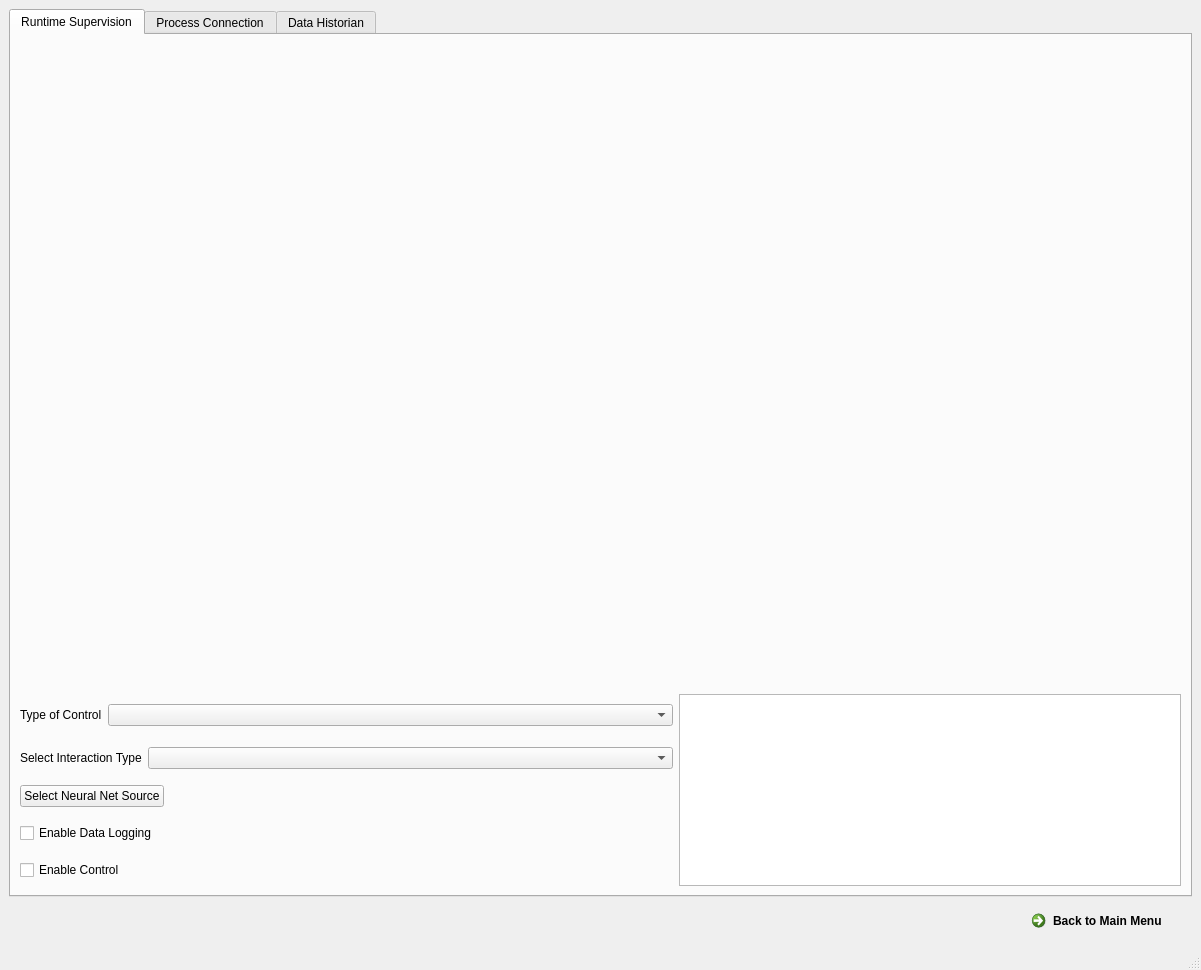
<?xml version="1.0" encoding="UTF-8"?>
<ui version="4.0">
 <class>runtime_Window</class>
 <widget class="QMainWindow" name="runtime_Window">
  <property name="geometry">
   <rect>
    <x>0</x>
    <y>0</y>
    <width>1201</width>
    <height>970</height>
   </rect>
  </property>
  <property name="windowTitle">
   <string>MainWindow</string>
  </property>
  <widget class="QWidget" name="centralwidget">
   <layout class="QGridLayout" name="gridLayout_7">
    <item row="0" column="0">
     <widget class="QTabWidget" name="tabWidget">
      <property name="currentIndex">
       <number>0</number>
      </property>
      <widget class="QWidget" name="supervisionTab">
       <attribute name="title">
        <string>Runtime Supervision</string>
       </attribute>
       <layout class="QVBoxLayout" name="verticalLayout_2">
        <item>
         <layout class="QGridLayout" name="gridLayout_4">
          <item row="2" column="0" colspan="2">
           <layout class="QHBoxLayout" name="horizontalLayout_2">
            <item>
             <widget class="QLabel" name="label_2">
              <property name="sizePolicy">
               <sizepolicy hsizetype="Maximum" vsizetype="Maximum">
                <horstretch>0</horstretch>
                <verstretch>0</verstretch>
               </sizepolicy>
              </property>
              <property name="text">
               <string>Select Interaction Type</string>
              </property>
             </widget>
            </item>
            <item>
             <widget class="QComboBox" name="interactionSelect">
              <property name="sizePolicy">
               <sizepolicy hsizetype="MinimumExpanding" vsizetype="Maximum">
                <horstretch>0</horstretch>
                <verstretch>0</verstretch>
               </sizepolicy>
              </property>
             </widget>
            </item>
           </layout>
          </item>
          <item row="1" column="0" colspan="2">
           <layout class="QHBoxLayout" name="horizontalLayout">
            <item>
             <widget class="QLabel" name="label">
              <property name="sizePolicy">
               <sizepolicy hsizetype="Maximum" vsizetype="Maximum">
                <horstretch>0</horstretch>
                <verstretch>0</verstretch>
               </sizepolicy>
              </property>
              <property name="text">
               <string>Type of Control</string>
              </property>
             </widget>
            </item>
            <item>
             <widget class="QComboBox" name="controlSelectComboBox"/>
            </item>
           </layout>
          </item>
          <item row="0" column="0" colspan="3">
           <widget class="QCustomPlot" name="supervisionPlotWidget" native="true">
            <property name="sizePolicy">
             <sizepolicy hsizetype="Expanding" vsizetype="Expanding">
              <horstretch>0</horstretch>
              <verstretch>0</verstretch>
             </sizepolicy>
            </property>
           </widget>
          </item>
          <item row="1" column="2" rowspan="5">
           <widget class="QTableWidget" name="graphTableWidget">
            <property name="sizePolicy">
             <sizepolicy hsizetype="Minimum" vsizetype="Fixed">
              <horstretch>0</horstretch>
              <verstretch>0</verstretch>
             </sizepolicy>
            </property>
           </widget>
          </item>
          <item row="3" column="0">
           <widget class="QPushButton" name="pushButton">
            <property name="sizePolicy">
             <sizepolicy hsizetype="Maximum" vsizetype="Maximum">
              <horstretch>0</horstretch>
              <verstretch>0</verstretch>
             </sizepolicy>
            </property>
            <property name="text">
             <string>Select Neural Net Source</string>
            </property>
           </widget>
          </item>
          <item row="4" column="0">
           <widget class="QCheckBox" name="dataLogChkBox">
            <property name="sizePolicy">
             <sizepolicy hsizetype="Maximum" vsizetype="Maximum">
              <horstretch>0</horstretch>
              <verstretch>0</verstretch>
             </sizepolicy>
            </property>
            <property name="text">
             <string>Enable Data Logging</string>
            </property>
           </widget>
          </item>
          <item row="5" column="0">
           <widget class="QCheckBox" name="checkBox">
            <property name="sizePolicy">
             <sizepolicy hsizetype="Maximum" vsizetype="Maximum">
              <horstretch>0</horstretch>
              <verstretch>0</verstretch>
             </sizepolicy>
            </property>
            <property name="text">
             <string>Enable Control</string>
            </property>
            <property name="checkable">
             <bool>false</bool>
            </property>
           </widget>
          </item>
         </layout>
        </item>
       </layout>
      </widget>
      <widget class="QWidget" name="connectionTab">
       <attribute name="title">
        <string>Process Connection</string>
       </attribute>
       <layout class="QGridLayout" name="gridLayout_3">
        <item row="1" column="0" colspan="4">
         <widget class="QTabWidget" name="connectionTab_2">
          <property name="sizePolicy">
           <sizepolicy hsizetype="Expanding" vsizetype="MinimumExpanding">
            <horstretch>0</horstretch>
            <verstretch>0</verstretch>
           </sizepolicy>
          </property>
          <property name="currentIndex">
           <number>0</number>
          </property>
          <widget class="QWidget" name="tab_1">
           <attribute name="title">
            <string>Modbus RTU</string>
           </attribute>
          </widget>
          <widget class="QWidget" name="tab_2">
           <attribute name="title">
            <string>Modbus TCP</string>
           </attribute>
           <layout class="QGridLayout" name="gridLayout">
            <item row="1" column="0" colspan="2">
             <widget class="QLineEdit" name="IPEdit0"/>
            </item>
            <item row="1" column="3">
             <widget class="QLineEdit" name="IPEdit1"/>
            </item>
            <item row="0" column="1" colspan="9">
             <spacer name="horizontalSpacer_2">
              <property name="orientation">
               <enum>Qt::Horizontal</enum>
              </property>
              <property name="sizeType">
               <enum>QSizePolicy::MinimumExpanding</enum>
              </property>
              <property name="sizeHint" stdset="0">
               <size>
                <width>40</width>
                <height>20</height>
               </size>
              </property>
             </spacer>
            </item>
            <item row="1" column="8">
             <spacer name="horizontalSpacer">
              <property name="orientation">
               <enum>Qt::Horizontal</enum>
              </property>
              <property name="sizeType">
               <enum>QSizePolicy::MinimumExpanding</enum>
              </property>
              <property name="sizeHint" stdset="0">
               <size>
                <width>37</width>
                <height>28</height>
               </size>
              </property>
             </spacer>
            </item>
            <item row="0" column="10">
             <widget class="QLabel" name="label_7">
              <property name="sizePolicy">
               <sizepolicy hsizetype="Maximum" vsizetype="Maximum">
                <horstretch>0</horstretch>
                <verstretch>0</verstretch>
               </sizepolicy>
              </property>
              <property name="text">
               <string>Port: </string>
              </property>
             </widget>
            </item>
            <item row="1" column="4">
             <widget class="QLabel" name="label_6">
              <property name="sizePolicy">
               <sizepolicy hsizetype="Maximum" vsizetype="Maximum">
                <horstretch>0</horstretch>
                <verstretch>0</verstretch>
               </sizepolicy>
              </property>
              <property name="text">
               <string>.</string>
              </property>
              <property name="alignment">
               <set>Qt::AlignCenter</set>
              </property>
             </widget>
            </item>
            <item row="0" column="0">
             <widget class="QLabel" name="label_5">
              <property name="text">
               <string>IP Address</string>
              </property>
             </widget>
            </item>
            <item row="1" column="7">
             <widget class="QLineEdit" name="IPEdit3"/>
            </item>
            <item row="1" column="5">
             <widget class="QLineEdit" name="IPEdit2"/>
            </item>
            <item row="1" column="2">
             <widget class="QLabel" name="label_3">
              <property name="sizePolicy">
               <sizepolicy hsizetype="Maximum" vsizetype="Maximum">
                <horstretch>0</horstretch>
                <verstretch>0</verstretch>
               </sizepolicy>
              </property>
              <property name="text">
               <string>.</string>
              </property>
              <property name="alignment">
               <set>Qt::AlignCenter</set>
              </property>
             </widget>
            </item>
            <item row="1" column="6">
             <widget class="QLabel" name="label_4">
              <property name="sizePolicy">
               <sizepolicy hsizetype="Maximum" vsizetype="Maximum">
                <horstretch>0</horstretch>
                <verstretch>0</verstretch>
               </sizepolicy>
              </property>
              <property name="text">
               <string>.</string>
              </property>
              <property name="alignment">
               <set>Qt::AlignCenter</set>
              </property>
             </widget>
            </item>
            <item row="2" column="9">
             <widget class="QPushButton" name="connectBtn">
              <property name="sizePolicy">
               <sizepolicy hsizetype="Maximum" vsizetype="Fixed">
                <horstretch>0</horstretch>
                <verstretch>0</verstretch>
               </sizepolicy>
              </property>
              <property name="text">
               <string>Connect</string>
              </property>
             </widget>
            </item>
            <item row="1" column="9" colspan="2">
             <widget class="QLineEdit" name="portEdit"/>
            </item>
           </layout>
          </widget>
          <widget class="QWidget" name="tab_2">
           <attribute name="title">
            <string>Modbus ASCII</string>
           </attribute>
          </widget>
         </widget>
        </item>
        <item row="0" column="1">
         <widget class="QComboBox" name="connectionSelectionBox"/>
        </item>
        <item row="0" column="0">
         <widget class="QLabel" name="label_8">
          <property name="sizePolicy">
           <sizepolicy hsizetype="Maximum" vsizetype="Preferred">
            <horstretch>0</horstretch>
            <verstretch>0</verstretch>
           </sizepolicy>
          </property>
          <property name="text">
           <string>Connection Type</string>
          </property>
         </widget>
        </item>
        <item row="3" column="0" colspan="4">
         <widget class="QGroupBox" name="requestGroupBox">
          <property name="sizePolicy">
           <sizepolicy hsizetype="Preferred" vsizetype="Maximum">
            <horstretch>0</horstretch>
            <verstretch>0</verstretch>
           </sizepolicy>
          </property>
          <property name="title">
           <string>Config</string>
          </property>
          <layout class="QGridLayout" name="gridLayout_2">
           <item row="1" column="1" colspan="3">
            <widget class="QComboBox" name="messageBox">
             <property name="sizePolicy">
              <sizepolicy hsizetype="MinimumExpanding" vsizetype="Fixed">
               <horstretch>0</horstretch>
               <verstretch>0</verstretch>
              </sizepolicy>
             </property>
            </widget>
           </item>
           <item row="0" column="1">
            <widget class="QLabel" name="label_10">
             <property name="text">
              <string>Message Type</string>
             </property>
            </widget>
           </item>
           <item row="1" column="0">
            <widget class="QSpinBox" name="IDValBox"/>
           </item>
           <item row="0" column="0">
            <widget class="QLabel" name="label_9">
             <property name="text">
              <string>Slave ID</string>
             </property>
            </widget>
           </item>
           <item row="1" column="4">
            <widget class="QSpinBox" name="startingAddressSelectBox">
             <property name="maximum">
              <number>999</number>
             </property>
            </widget>
           </item>
           <item row="0" column="4">
            <widget class="QLabel" name="label_11">
             <property name="text">
              <string>Start Address</string>
             </property>
            </widget>
           </item>
           <item row="2" column="0">
            <widget class="QCheckBox" name="hexDisplayChk">
             <property name="text">
              <string>Hex Display</string>
             </property>
            </widget>
           </item>
          </layout>
         </widget>
        </item>
        <item row="4" column="0" colspan="4">
         <widget class="QTabWidget" name="tagsTabWidget">
          <property name="currentIndex">
           <number>1</number>
          </property>
          <widget class="QWidget" name="requestTab">
           <attribute name="title">
            <string>Request</string>
           </attribute>
           <layout class="QVBoxLayout" name="verticalLayout_3">
            <item>
             <layout class="QGridLayout" name="gridLayout_5">
              <item row="2" column="2">
               <spacer name="verticalSpacer_4">
                <property name="orientation">
                 <enum>Qt::Vertical</enum>
                </property>
                <property name="sizeType">
                 <enum>QSizePolicy::MinimumExpanding</enum>
                </property>
                <property name="sizeHint" stdset="0">
                 <size>
                  <width>20</width>
                  <height>40</height>
                 </size>
                </property>
               </spacer>
              </item>
              <item row="0" column="0">
               <widget class="QTextEdit" name="directDataEdit">
                <property name="sizePolicy">
                 <sizepolicy hsizetype="Maximum" vsizetype="Maximum">
                  <horstretch>0</horstretch>
                  <verstretch>0</verstretch>
                 </sizepolicy>
                </property>
               </widget>
              </item>
              <item row="2" column="1">
               <spacer name="verticalSpacer">
                <property name="orientation">
                 <enum>Qt::Vertical</enum>
                </property>
                <property name="sizeType">
                 <enum>QSizePolicy::MinimumExpanding</enum>
                </property>
                <property name="sizeHint" stdset="0">
                 <size>
                  <width>20</width>
                  <height>40</height>
                 </size>
                </property>
               </spacer>
              </item>
              <item row="1" column="1">
               <widget class="QPushButton" name="sendDataBtn">
                <property name="sizePolicy">
                 <sizepolicy hsizetype="Maximum" vsizetype="Maximum">
                  <horstretch>0</horstretch>
                  <verstretch>0</verstretch>
                 </sizepolicy>
                </property>
                <property name="text">
                 <string>Send Data</string>
                </property>
               </widget>
              </item>
              <item row="0" column="2">
               <widget class="QSpinBox" name="numberofCoilsSpin">
                <property name="sizePolicy">
                 <sizepolicy hsizetype="Maximum" vsizetype="Maximum">
                  <horstretch>0</horstretch>
                  <verstretch>0</verstretch>
                 </sizepolicy>
                </property>
               </widget>
              </item>
              <item row="3" column="1">
               <spacer name="verticalSpacer_3">
                <property name="orientation">
                 <enum>Qt::Vertical</enum>
                </property>
                <property name="sizeType">
                 <enum>QSizePolicy::MinimumExpanding</enum>
                </property>
                <property name="sizeHint" stdset="0">
                 <size>
                  <width>20</width>
                  <height>40</height>
                 </size>
                </property>
               </spacer>
              </item>
              <item row="0" column="3" rowspan="3">
               <widget class="QTableWidget" name="dataDisplayTable">
                <property name="sizePolicy">
                 <sizepolicy hsizetype="Expanding" vsizetype="MinimumExpanding">
                  <horstretch>0</horstretch>
                  <verstretch>0</verstretch>
                 </sizepolicy>
                </property>
               </widget>
              </item>
              <item row="0" column="1">
               <widget class="QLabel" name="label_12">
                <property name="sizePolicy">
                 <sizepolicy hsizetype="Maximum" vsizetype="Maximum">
                  <horstretch>0</horstretch>
                  <verstretch>0</verstretch>
                 </sizepolicy>
                </property>
                <property name="text">
                 <string>Coil Sum:</string>
                </property>
               </widget>
              </item>
             </layout>
            </item>
           </layout>
          </widget>
          <widget class="QWidget" name="tab_3">
           <attribute name="title">
            <string>Tag Configuration</string>
           </attribute>
           <layout class="QHBoxLayout" name="horizontalLayout_4">
            <item>
             <layout class="QGridLayout" name="gridLayout_6">
              <item row="0" column="0" colspan="2">
               <widget class="QLabel" name="label_13">
                <property name="sizePolicy">
                 <sizepolicy hsizetype="Maximum" vsizetype="Maximum">
                  <horstretch>0</horstretch>
                  <verstretch>0</verstretch>
                 </sizepolicy>
                </property>
                <property name="text">
                 <string>Data Address:</string>
                </property>
               </widget>
              </item>
              <item row="0" column="2">
               <widget class="QLabel" name="tagAddressLabel">
                <property name="sizePolicy">
                 <sizepolicy hsizetype="Maximum" vsizetype="Maximum">
                  <horstretch>0</horstretch>
                  <verstretch>0</verstretch>
                 </sizepolicy>
                </property>
                <property name="text">
                 <string>000</string>
                </property>
               </widget>
              </item>
              <item row="0" column="3">
               <widget class="QPushButton" name="addTagButton">
                <property name="sizePolicy">
                 <sizepolicy hsizetype="Minimum" vsizetype="Maximum">
                  <horstretch>0</horstretch>
                  <verstretch>0</verstretch>
                 </sizepolicy>
                </property>
                <property name="text">
                 <string>Add Tag</string>
                </property>
               </widget>
              </item>
              <item row="0" column="4" rowspan="3">
               <widget class="QTableWidget" name="tagTableWidget"/>
              </item>
              <item row="1" column="0">
               <widget class="QLabel" name="label_14">
                <property name="sizePolicy">
                 <sizepolicy hsizetype="Preferred" vsizetype="Maximum">
                  <horstretch>0</horstretch>
                  <verstretch>0</verstretch>
                 </sizepolicy>
                </property>
                <property name="text">
                 <string>Tag Name:</string>
                </property>
               </widget>
              </item>
              <item row="1" column="1" colspan="3">
               <widget class="QLineEdit" name="tagNameEdit">
                <property name="sizePolicy">
                 <sizepolicy hsizetype="Maximum" vsizetype="Fixed">
                  <horstretch>0</horstretch>
                  <verstretch>0</verstretch>
                 </sizepolicy>
                </property>
               </widget>
              </item>
              <item row="2" column="3">
               <widget class="QPushButton" name="confirmTagsBtn">
                <property name="text">
                 <string>Confirm Tags</string>
                </property>
               </widget>
              </item>
             </layout>
            </item>
            <item>
             <spacer name="horizontalSpacer_3">
              <property name="orientation">
               <enum>Qt::Horizontal</enum>
              </property>
              <property name="sizeHint" stdset="0">
               <size>
                <width>40</width>
                <height>20</height>
               </size>
              </property>
             </spacer>
            </item>
           </layout>
          </widget>
         </widget>
        </item>
       </layout>
      </widget>
      <widget class="QWidget" name="historicalTab">
       <attribute name="title">
        <string>Data Historian</string>
       </attribute>
       <widget class="QTableView" name="historicalDataTableView">
        <property name="geometry">
         <rect>
          <x>480</x>
          <y>10</y>
          <width>401</width>
          <height>311</height>
         </rect>
        </property>
       </widget>
       <widget class="ConnectionWidget" name="connectionWidget">
        <property name="geometry">
         <rect>
          <x>200</x>
          <y>0</y>
          <width>261</width>
          <height>321</height>
         </rect>
        </property>
        <property name="sizePolicy">
         <sizepolicy hsizetype="Ignored" vsizetype="Expanding">
          <horstretch>1</horstretch>
          <verstretch>0</verstretch>
         </sizepolicy>
        </property>
       </widget>
       <widget class="QGroupBox" name="groupBox">
        <property name="geometry">
         <rect>
          <x>60</x>
          <y>380</y>
          <width>931</width>
          <height>141</height>
         </rect>
        </property>
        <property name="title">
         <string>SQL Query</string>
        </property>
        <layout class="QVBoxLayout" name="verticalLayout_4">
         <item>
          <widget class="QTextEdit" name="sqlEdit"/>
         </item>
         <item>
          <layout class="QHBoxLayout" name="horizontalLayout_3">
           <item>
            <spacer name="horizontalSpacer_4">
             <property name="orientation">
              <enum>Qt::Horizontal</enum>
             </property>
             <property name="sizeHint" stdset="0">
              <size>
               <width>40</width>
               <height>20</height>
              </size>
             </property>
            </spacer>
           </item>
           <item>
            <widget class="QPushButton" name="clearButton">
             <property name="text">
              <string>Clear</string>
             </property>
            </widget>
           </item>
           <item>
            <widget class="QPushButton" name="sendQueryButton">
             <property name="text">
              <string>Submit</string>
             </property>
            </widget>
           </item>
          </layout>
         </item>
        </layout>
       </widget>
      </widget>
     </widget>
    </item>
    <item row="1" column="0">
     <layout class="QHBoxLayout" name="horizontalLayout_5">
      <item>
       <spacer name="horizontalSpacer_5">
        <property name="orientation">
         <enum>Qt::Horizontal</enum>
        </property>
        <property name="sizeHint" stdset="0">
         <size>
          <width>40</width>
          <height>20</height>
         </size>
        </property>
       </spacer>
      </item>
      <item>
       <widget class="QCommandLinkButton" name="mainMenuBtn">
        <property name="text">
         <string>Back to Main Menu</string>
        </property>
       </widget>
      </item>
     </layout>
    </item>
   </layout>
  </widget>
  <widget class="QMenuBar" name="menubar">
   <property name="geometry">
    <rect>
     <x>0</x>
     <y>0</y>
     <width>1201</width>
     <height>22</height>
    </rect>
   </property>
  </widget>
  <widget class="QStatusBar" name="statusbar"/>
  <action name="insertRowAction">
   <property name="enabled">
    <bool>false</bool>
   </property>
   <property name="text">
    <string>&amp;Insert Row</string>
   </property>
   <property name="statusTip">
    <string>Inserts a new Row</string>
   </property>
  </action>
  <action name="deleteRowAction">
   <property name="enabled">
    <bool>false</bool>
   </property>
   <property name="text">
    <string>&amp;Delete Row</string>
   </property>
   <property name="statusTip">
    <string>Deletes the current Row</string>
   </property>
  </action>
  <action name="fieldStrategyAction">
   <property name="checkable">
    <bool>true</bool>
   </property>
   <property name="text">
    <string>Submit on &amp;Field Change</string>
   </property>
   <property name="toolTip">
    <string>Commit on Field Change</string>
   </property>
  </action>
  <action name="rowStrategyAction">
   <property name="checkable">
    <bool>true</bool>
   </property>
   <property name="text">
    <string>Submit on &amp;Row Change</string>
   </property>
   <property name="toolTip">
    <string>Commit on Row Change</string>
   </property>
  </action>
  <action name="manualStrategyAction">
   <property name="checkable">
    <bool>true</bool>
   </property>
   <property name="text">
    <string>Submit &amp;Manually</string>
   </property>
   <property name="toolTip">
    <string>Commit Manually</string>
   </property>
  </action>
  <action name="submitAction">
   <property name="text">
    <string>&amp;Submit All</string>
   </property>
   <property name="toolTip">
    <string>Submit Changes</string>
   </property>
  </action>
  <action name="revertAction">
   <property name="text">
    <string>&amp;Revert All</string>
   </property>
   <property name="toolTip">
    <string>Revert</string>
   </property>
  </action>
  <action name="selectAction">
   <property name="text">
    <string>S&amp;elect</string>
   </property>
   <property name="toolTip">
    <string>Refresh Data from Database</string>
   </property>
  </action>
 </widget>
 <customwidgets>
  <customwidget>
   <class>ConnectionWidget</class>
   <extends>QTreeView</extends>
   <header>connectionwidget.h</header>
  </customwidget>
  <customwidget>
   <class>QCustomPlot</class>
   <extends>QWidget</extends>
   <header>qcustomplot.h</header>
   <container>1</container>
  </customwidget>
 </customwidgets>
 <resources/>
 <connections>
  <connection>
   <sender>clearButton</sender>
   <signal>clicked(bool)</signal>
   <receiver>sqlEdit</receiver>
   <slot>clear()</slot>
   <hints>
    <hint type="sourcelabel">
     <x>830</x>
     <y>557</y>
    </hint>
    <hint type="destinationlabel">
     <x>758</x>
     <y>520</y>
    </hint>
   </hints>
  </connection>
  <connection>
   <sender>startingAddressSelectBox</sender>
   <signal>valueChanged(int)</signal>
   <receiver>tagAddressLabel</receiver>
   <slot>setNum(int)</slot>
   <hints>
    <hint type="sourcelabel">
     <x>990</x>
     <y>506</y>
    </hint>
    <hint type="destinationlabel">
     <x>177</x>
     <y>629</y>
    </hint>
   </hints>
  </connection>
 </connections>
</ui>
